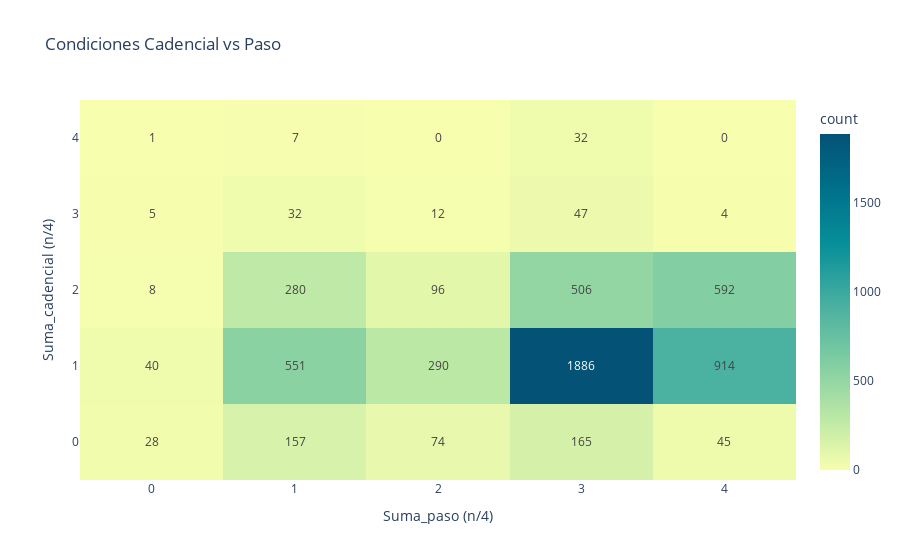

Notebook code for this chart:
### Code cell
fig = px.density_heatmap(df_final, x="Suma_paso (n/4)", y="Suma_cadencial (n/4)",text_auto=True,color_continuous_scale='BLUYL',title='Condiciones Cadencial vs Paso')
fig.show()

### Figure 1 — Plotly figure (JSON) as saved in the notebook; plotly's stock layout.template omitted (floating-point values rounded to 4 significant figures; data arrays with more than 128 entries replaced by an {"elided": "..."} marker saying what was removed)
{"data": [{"coloraxis": "coloraxis", "hovertemplate": "Suma_paso (n/4)=%{x}<br>Suma_cadencial (n/4)=%{y}<br>count=%{z}<extra></extra>", "name": "", "texttemplate": "%{z}", "type": "histogram2d", "x": {"elided": "5772 int values"}, "xaxis": "x", "xbingroup": "x", "y": {"elided": "5772 int values"}, "yaxis": "y", "ybingroup": "y"}], "layout": {"coloraxis": {"colorbar": {"title": {"text": "count"}}, "colorscale": [[0, "rgb(247, 254, 174)"], [0.1667, "rgb(183, 230, 165)"], [0.3333, "rgb(124, 203, 162)"], [0.5, "rgb(70, 174, 160)"], [0.6667, "rgb(8, 144, 153)"], [0.8333, "rgb(0, 113, 139)"], [1, "rgb(4, 82, 117)"]]}, "legend": {"tracegroupgap": 0}, "title": {"text": "Condiciones Cadencial vs Paso"}, "xaxis": {"anchor": "y", "domain": [0, 1], "title": {"text": "Suma_paso (n/4)"}}, "yaxis": {"anchor": "x", "domain": [0, 1], "title": {"text": "Suma_cadencial (n/4)"}}}}
